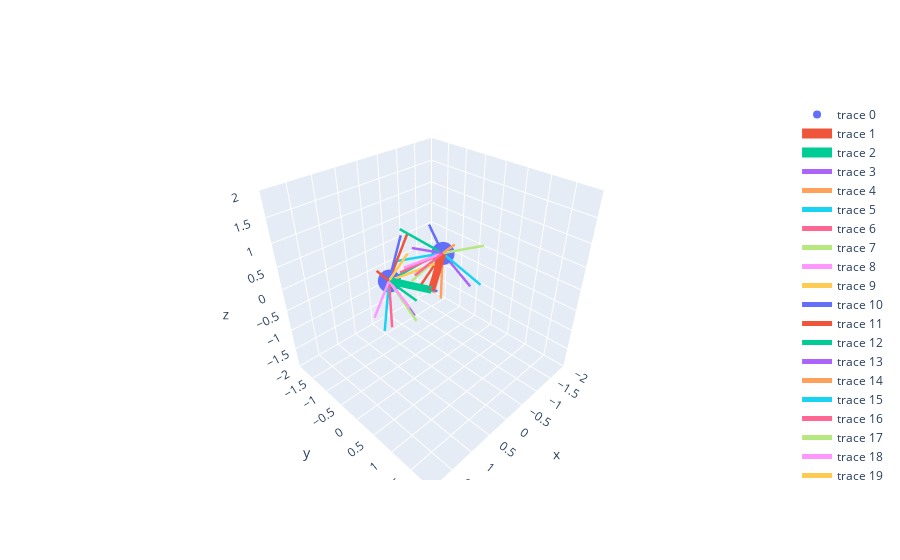

Notebook source saved alongside this figure:
### Code cell
num_positions = 2
num_directions = 15
positions = random_points_on_unit_sphere(num_positions, cartesian=True)
normals = -positions
directions = random_inward_facing_directions(num_directions, normals)

# plot position as point and normal as line with arrow head using plotly
fig = go.Figure()

# Add position points
fig.add_trace(go.Scatter3d(x=positions[:, 0], y=positions[:, 1], z=positions[:, 2], mode='markers'))

# Add normal vector lines
for position, normal in zip(positions, normals):
    fig.add_trace(go.Scatter3d(x=[position[0], normal[0]+position[0]], y=[position[1], normal[1]+position[1]], z=[position[2], normal[2]+position[2]], mode='lines', line=dict(width=15)))


for i, position in enumerate(positions):
    for j, direction in enumerate(directions[i]):
        # Add direction vector lines
        fig.add_trace(go.Scatter3d(x=[position[0], direction[0]+position[0]], y=[position[1], direction[1]+position[1]], z=[position[2], direction[2]+position[2]], mode='lines', line=dict(width=5)))

# set square and all axes equal
fig.update_layout(
    scene=dict(
        aspectmode='cube',
        xaxis=dict(range=[-2, 2], autorange=False, zeroline=False),
        yaxis=dict(range=[-2, 2], autorange=False, zeroline=False),
        zaxis=dict(range=[-2, 2], autorange=False, zeroline=False),
    )
)

fig.show()

### Figure 1 — Plotly figure (JSON) as saved in the notebook; plotly's stock layout.template omitted (floating-point values rounded to 4 significant figures)
{"data": [{"mode": "markers", "type": "scatter3d", "x": [-0.8255, 0.2373], "y": [-0.5074, -0.9617], "z": [0.2473, -0.137]}, {"line": {"width": 15}, "mode": "lines", "type": "scatter3d", "x": [-0.8255, 0], "y": [-0.5074, 0], "z": [0.2473, 0]}, {"line": {"width": 15}, "mode": "lines", "type": "scatter3d", "x": [0.2373, 0], "y": [-0.9617, 0], "z": [-0.137, 0]}, {"line": {"width": 5}, "mode": "lines", "type": "scatter3d", "x": [-0.8255, -1.229], "y": [-0.5074, -0.06728], "z": [0.2473, -0.5548]}, {"line": {"width": 5}, "mode": "lines", "type": "scatter3d", "x": [-0.8255, -0.6434], "y": [-0.5074, -0.3656], "z": [0.2473, -0.7257]}, {"line": {"width": 5}, "mode": "lines", "type": "scatter3d", "x": [-0.8255, 0.005022], "y": [-0.5074, -1.059], "z": [0.2473, 0.1694]}, {"line": {"width": 5}, "mode": "lines", "type": "scatter3d", "x": [-0.8255, 0.1503], "y": [-0.5074, -0.2892], "z": [0.2473, 0.2652]}, {"line": {"width": 5}, "mode": "lines", "type": "scatter3d", "x": [-0.8255, -0.4418], "y": [-0.5074, -1.039], "z": [0.2473, -0.5077]}, {"line": {"width": 5}, "mode": "lines", "type": "scatter3d", "x": [-0.8255, 0.1703], "y": [-0.5074, -0.571], "z": [0.2473, 0.3137]}, {"line": {"width": 5}, "mode": "lines", "type": "scatter3d", "x": [-0.8255, -0.7046], "y": [-0.5074, -0.7429], "z": [0.2473, -0.717]}, {"line": {"width": 5}, "mode": "lines", "type": "scatter3d", "x": [-0.8255, -0.331], "y": [-0.5074, -0.3945], "z": [0.2473, 1.109]}, {"line": {"width": 5}, "mode": "lines", "type": "scatter3d", "x": [-0.8255, 0.09257], "y": [-0.5074, -0.2777], "z": [0.2473, -0.07587]}, {"line": {"width": 5}, "mode": "lines", "type": "scatter3d", "x": [-0.8255, -0.2474], "y": [-0.5074, -1.129], "z": [0.2473, 0.7753]}, {"line": {"width": 5}, "mode": "lines", "type": "scatter3d", "x": [-0.8255, 0.04488], "y": [-0.5074, -0.4699], "z": [0.2473, 0.7383]}, {"line": {"width": 5}, "mode": "lines", "type": "scatter3d", "x": [-0.8255, -0.4325], "y": [-0.5074, 0.165], "z": [0.2473, 0.8746]}, {"line": {"width": 5}, "mode": "lines", "type": "scatter3d", "x": [-0.8255, -1.017], "y": [-0.5074, 0.3669], "z": [0.2473, -0.199]}, {"line": {"width": 5}, "mode": "lines", "type": "scatter3d", "x": [-0.8255, 0.1435], "y": [-0.5074, -0.7224], "z": [0.2473, 0.1253]}, {"line": {"width": 5}, "mode": "lines", "type": "scatter3d", "x": [-0.8255, -1.039], "y": [-0.5074, 0.3644], "z": [0.2473, 0.688]}, {"line": {"width": 5}, "mode": "lines", "type": "scatter3d", "x": [0.2373, 1.063], "y": [-0.9617, -0.425], "z": [-0.137, -0.3094]}, {"line": {"width": 5}, "mode": "lines", "type": "scatter3d", "x": [0.2373, 0.1914], "y": [-0.9617, -0.4232], "z": [-0.137, 0.7044]}, {"line": {"width": 5}, "mode": "lines", "type": "scatter3d", "x": [0.2373, -0.04064], "y": [-0.9617, -0.867], "z": [-0.137, 0.8189]}, {"line": {"width": 5}, "mode": "lines", "type": "scatter3d", "x": [0.2373, 0.8316], "y": [-0.9617, -0.5549], "z": [-0.137, 0.5568]}, {"line": {"width": 5}, "mode": "lines", "type": "scatter3d", "x": [0.2373, -0.6325], "y": [-0.9617, -0.6043], "z": [-0.137, 0.203]}, {"line": {"width": 5}, "mode": "lines", "type": "scatter3d", "x": [0.2373, -0.09419], "y": [-0.9617, -0.5875], "z": [-0.137, -1.003]}, {"line": {"width": 5}, "mode": "lines", "type": "scatter3d", "x": [0.2373, -0.487], "y": [-0.9617, -0.3628], "z": [-0.137, -0.4786]}, {"line": {"width": 5}, "mode": "lines", "type": "scatter3d", "x": [0.2373, 0.7434], "y": [-0.9617, -0.5657], "z": [-0.137, -0.9032]}, {"line": {"width": 5}, "mode": "lines", "type": "scatter3d", "x": [0.2373, 0.7839], "y": [-0.9617, -0.2741], "z": [-0.137, -0.6149]}, {"line": {"width": 5}, "mode": "lines", "type": "scatter3d", "x": [0.2373, 0.3205], "y": [-0.9617, -0.08952], "z": [-0.137, -0.619]}, {"line": {"width": 5}, "mode": "lines", "type": "scatter3d", "x": [0.2373, 0.5495], "y": [-0.9617, -0.01171], "z": [-0.137, -0.1307]}, {"line": {"width": 5}, "mode": "lines", "type": "scatter3d", "x": [0.2373, -0.3848], "y": [-0.9617, -0.2977], "z": [-0.137, 0.2777]}, {"line": {"width": 5}, "mode": "lines", "type": "scatter3d", "x": [0.2373, -0.2645], "y": [-0.9617, -0.0998], "z": [-0.137, -0.2094]}, {"line": {"width": 5}, "mode": "lines", "type": "scatter3d", "x": [0.2373, -0.3836], "y": [-0.9617, -1.068], "z": [-0.137, 0.6396]}, {"line": {"width": 5}, "mode": "lines", "type": "scatter3d", "x": [0.2373, 0.4048], "y": [-0.9617, 0.01834], "z": [-0.137, -0.03011]}], "layout": {"scene": {"aspectmode": "cube", "xaxis": {"autorange": false, "range": [-2, 2], "zeroline": false}, "yaxis": {"autorange": false, "range": [-2, 2], "zeroline": false}, "zaxis": {"autorange": false, "range": [-2, 2], "zeroline": false}}}}
